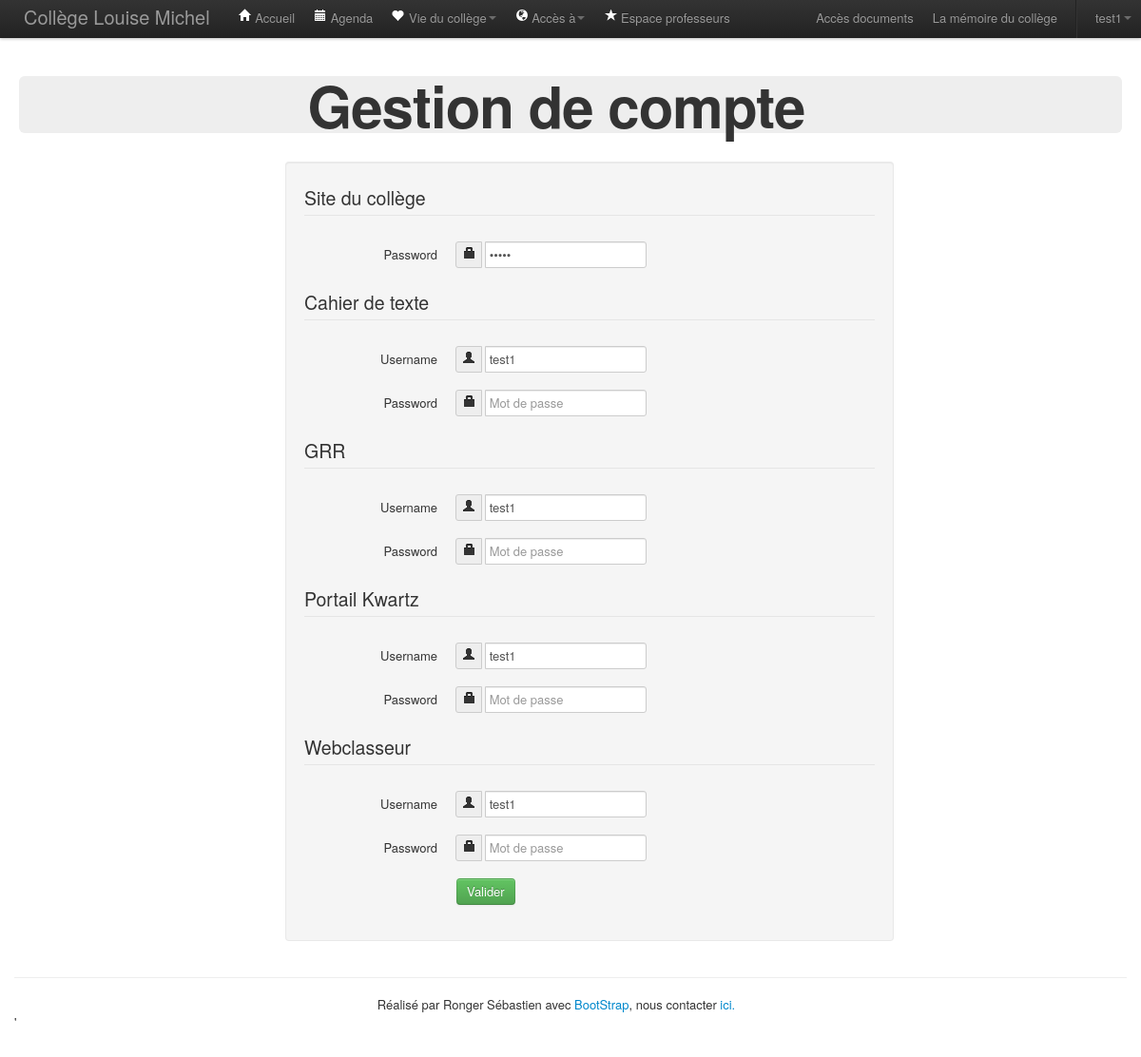
/rubrique/manageCompte.php (signed in), run on the app's committed database.
### tables this page shows
CREATE TABLE IF NOT EXISTS `user` (
  `id` int(11) NOT NULL auto_increment,
  `nom_utilisateur` varchar(255) NOT NULL,
  `password` varchar(255) NOT NULL,
  `cahierDeText` text NOT NULL,
  `GRR` text NOT NULL,
  `pKwartz` text NOT NULL,
  `webClasseur` text NOT NULL,
  `adminLevel` int(11) NOT NULL default '1' COMMENT '1 default user 2 eleve 3 prof 4 admin 5 superadmin',
  PRIMARY KEY  (`id`),
  UNIQUE KEY `nom_utilisateur` (`nom_utilisateur`)
);

### rubrique/manageCompte.php (the view, shortened to what this page needs)
<?php
	require_once '../include/layout/haut.php';
 	require_once '../include/conect.bdd.php';
	$reqOtherSite = $bdd->prepare('SELECT * FROM user WHERE nom_utilisateur = :nom_utilisateur');
	$reqOtherSite->execute(array('nom_utilisateur' => $_SESSION["login"]));
	foreach ($reqOtherSite as $key) {
		if (!empty($key["cahierDeText"])){
			$cahier = explode(";", $key["cahierDeText"]);
		}
		else $cahier = null;
		if (!empty($key["GRR"])){
			$grr = explode(";", $key["GRR"]);
		}
		else $grr = null;
		if (!empty($key["pKwartz"])){
			$pKwartz = explode(";", $key["pKwartz"]);
		}
		else $pKwartz = null;
		if (!empty($key["webClasseur"])){
			$webclasseur = explode(";", $key["webClasseur"]);
		}
		else $pKwartz = null;
		if (!empty($key["password"])){
			$password = $key["password"];
		}
		else $password = null;
	}
?>
<div class="container-fluid">
    <div class="row-fluid">
		<div class="span15">
			<div class="hero-unit">
				<div class="row">
						<h1>Gestion de compte</h1>
				</div>
			</div>
		</div>
	</div>
	<div class="well well2">
		<form id="manageCompte" class="form-horizontal"  method="POST" action="../include/manageCompteBDD.php" enctype="multipart/form-data">
			<legend>Site du collège</legend>
			<div class="control-group ">
				<label class="control-label">Password</label>
				<div class="controls">
					<div class="input-prepend">
						<span class="add-on"><i class="icon-lock"></i></span>
						<input type="password" class="span2 form-inline" name="SiteCollegePassword" placeholder="Mot de passe"
						<?php
							if (!empty($password)) {
								echo 'value='.$password;
							}
						?>>
						</div>
					</div>
				</div>
			<legend>Cahier de texte</legend>
			<div class="control-group ">
				<label class="control-label">Username</label>
				<div class="controls">
					<div class="input-prepend">
						<span class="add-on"><i class="icon-user"></i></span>
						<input type="text" class="span2 form-inline" name="usernameCDT" placeholder="Nom d'utilisateur"
						<?php
							if (!empty($cahier)) {
								echo 'value='.$cahier[0];
							}
						?>>
					</div>
				</div>
			</div>
			<div class="control-group">
				<label class="control-label">Password</label>
				<div class="controls">
					<div class="input-prepend">
						<span class="add-on"><i class="icon-lock"></i></span>
						<input type="password" class="span2 form-inline" name="PasswordCDT" placeholder="Mot de passe"
						<?php
							if (!empty($cahier)) {
								echo 'value='.$cahier[1];
							}
						?>>
					</div>
				</div>
			</div>
			<legend>GRR</legend>
			<div class="control-group ">
				<label class="control-label">Username</label>
				<div class="controls">
					<div class="input-prepend">
						<span class="add-on"><i class="icon-user"></i></span>
						<input type="text" class="span2 form-inline" name="usernameGRR" placeholder="Nom d'utilisateur"
						<?php
							if (!empty($grr)) {
								echo 'value='.$grr[0];
							}
						?>>
					</div>
				</div>
			</div>
			<div class="control-group">
				<label class="control-label">Password</label>
				<div class="controls">
					<div class="input-prepend">
						<span class="add-on"><i class="icon-lock"></i></span>
						<input type="password" class="span2 form-inline" name="PasswordGRR" placeholder="Mot de passe"
						<?php
							if (!empty($grr)) {
								echo 'value='.$grr[1];
							}
					?>>
					</div>
				</div>
			</div>
			<legend>Portail Kwartz</legend>
			<div class="control-group ">
				<label class="control-label">Username</label>
				<div class="controls">
					<div class="input-prepend">
						<span class="add-on"><i class="icon-user"></i></span>
						<input type="text" class="span2 form-inline" name="usernamePKwartz" placeholder="Nom d'utilisateur"
						<?php
							if (!empty($pKwartz)) {
								echo 'value='.$pKwartz[0];
							}
						?>>
					</div>
				</div>
			</div>
			<div class="control-group">
				<label class="control-label">Password</label>
				<div class="controls">
					<div class="input-prepend">
						<span class="add-on"><i class="icon-lock"></i></span>
						<input type="password" class="span2 form-inline" name="PasswordPKwartz" placeholder="Mot de passe"
						<?php
							if (!empty($pKwartz)) {
								echo 'value='.$pKwartz[1];
							}
						?>>
					</div>
				</div>
			</div>
			<legend>Webclasseur</legend>
			<div class="control-group ">
				<label class="control-label">Username</label>
				<div class="controls">
					<div class="input-prepend">
						<span class="add-on"><i class="icon-user"></i></span>
						<input type="text" class="span2 form-inline" name="usernameWebClasseur" placeholder="Nom d'utilisateur"
						<?php
							if (!empty($webclasseur)) {
								echo 'value='.$webclasseur[0];
							}
						?>>
					</div>
				</div>
			</div>
			<div class="control-group">
				<label class="control-label">Password</label>
				<div class="controls">
					<div class="input-prepend">
						<span class="add-on"><i class="icon-lock"></i></span>
						<input type="password" class="span2 form-inline" name="passwordWebClasseur" placeholder="Mot de passe"
						<?php
							if (!empty($webclasseur)) {
								echo 'value='.$webclasseur[1];
							}
						?>>
					</div>
				</div>
			</div>
			<div class="control-group">
				<label class="control-label"></label>
				<div class="controls">
					<button type="submit" class="btn btn-success">Valider</button>
				</div>
			</div>
		</form>
	</div>
</div>
<?php require_once '../include/layout/bas.php'; ?>

### include/css/mycss.css (style rules this page uses)
.container-fluid .row-fluid { vertical-align: middle; }
.container-fluid .row-fluid .span15 .hero-unit { padding: 0px; }
.container-fluid .row-fluid .span15 .hero-unit .row { text-align: center; }
.container-fluid .well { position:relative; left: 50%; width: 1000px; margin-left: -500px; }
.container-fluid .well2 { position:relative; left: 50%; width: 600px; margin-left: -300px; }

### data on the page
user: usernameCDT "test1", usernameGRR "test1", usernamePKwartz "test1", usernameWebClasseur "test1"
